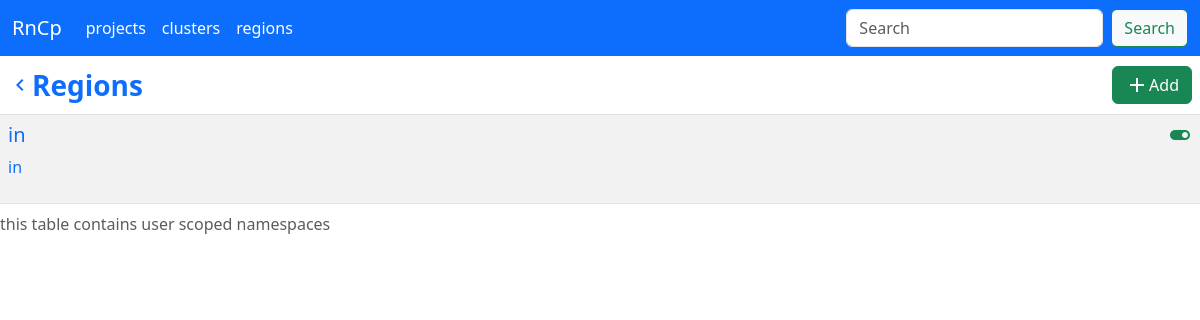
The page /ci/regions on the database as committed earlier.
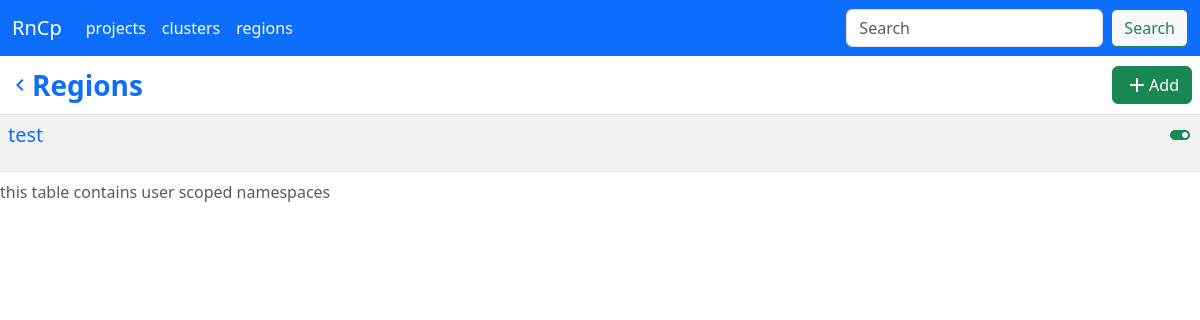
The same page on the database as committed later.
### models/rcnp/Region.py (models this page shows, shortened)
class Region(BaseModel):
    __tablename__ = 'region'  # Name of the database table
    id = Column(Integer, primary_key=True, autoincrement=True)
    name = Column(String(255), nullable=False)
    description = Column(String(1000))
    country = Column(String(2), nullable=False)
    active = Column(Boolean, nullable=False, default=True)
    clusters = relationship('Cluster', back_populates='region')

### routes/ci/__init__.py (the view)
@ci_api.route('/regions')
def regions():
    return render_template('regions.html', regions=Region.all())

### models/Base.py (called while the page is built)
    def __get__(self, _, owner_cls):
        return self.fget(owner_cls)

    @classmethod
    def all(cls):
        return cls.session.query(cls).all()

    @class_property
    def session(cls):
        return gen_session()

### utils/db.py (called while the page is built, shortened)
def gen_session(url=get_env_variable("datasource.url", "sqlite:///pi-gate.db")) -> scoped_session:
    return engines[url]

### templates/regions.html (shortened to what this page needs)
{% extends "base.html" %} {% block title %}Regions{% endblock title %} {% block
body %}
<table class="table table-striped table-hover">
  <caption>
    this table contains user scoped namespaces
  </caption>
  <thead>
    <tr>
      <th scope="col">
        <div class="d-flex align-items-center justify-content-between">
          <a
            href="{{ url_for('root.ci.index') }}"
            class="text-decoration-none d-flex align-items-center justify-content-center"
          >
            <span class="material-icons"> navigate_before </span>
            <span class="text-primary fs-3">Regions</span>
          </a>
          <div class="d-flex">
            <a
              href="{{ url_for('root.ci.create_region') }}"
              class="btn btn-success text-white d-flex align-items-center justify-content-around"
              ><span class="material-icons"> add </span>
              Add
            </a>
          </div>
        </div>
      </th>
    </tr>
  </thead>
  <tbody>
    {% for region in regions %}
    <tr>
      <td>
        <a
          class="d-flex justify-content-between text-decoration-none"
          href="{{ url_for('root.ci.region_detail', region_id=region['id']) }}"
        >
          <div>
            <h5>{{region.name}}</h5>
            <p>{{region.description}}</p>
          </div>
          {% if region.active %}
          <span class="material-icons text-success"> toggle_on </span>{% endif
          %}
        </a>
      </td>
    </tr>
    {% endfor %}
  </tbody>
</table>
{% endblock body %}

### templates/base.html (shortened to what this page needs)
<!DOCTYPE html>
<html lang="en">
  <head>
    <link
      href="https://cdn.jsdelivr.net/npm/bootstrap@5.3.2/dist/css/bootstrap.min.css"
      rel="stylesheet"
    />
  </head>
  <body style="max-width: 100vw; max-height: 100vh" class="d-flex flex-column">
    <nav class="navbar navbar-expand-lg navbar-dark bg-primary">
      <div class="container-fluid">
        <a class="navbar-brand" href="{{ url_for('root.ci.index') }}">RnCp</a>
        <div class="collapse navbar-collapse" id="navbarTogglerDemo03">
          <ul class="navbar-nav me-auto mb-2 mb-lg-0">
            {% for nav in ['projects','clusters', 'regions'] %}
            <li class="nav-item">
              <a
                class="nav-link active"
                aria-current="page"
                href="{{ url_for('root.ci.'+nav) }}"
                >{{nav}}</a
              >
            </li>
            {% endfor %}
          </ul>
          <form class="d-flex">
            <input
              class="form-control me-2"
              name="search"
              type="search"
              placeholder="Search"
              aria-label="Search"
            />
            <button class="btn btn-outline-success btn-light" type="submit">
              Search
            </button>
          </form>
        </div>
      </div>
    </nav>
    <main class="d-flex flex-column flex-1 overflow-scroll">
      {% block body %}{% endblock body %}
    </main>
  </body>
</html>

Rows that differ between the two databases and show on the page:
removed Region: name "in", description "in", active True (drawn)
added Region: name "test", active True (drawn)
